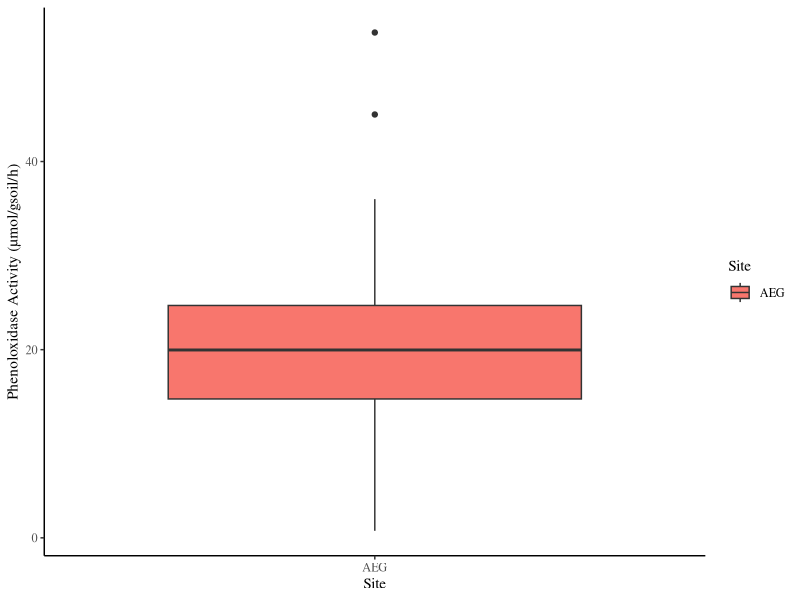
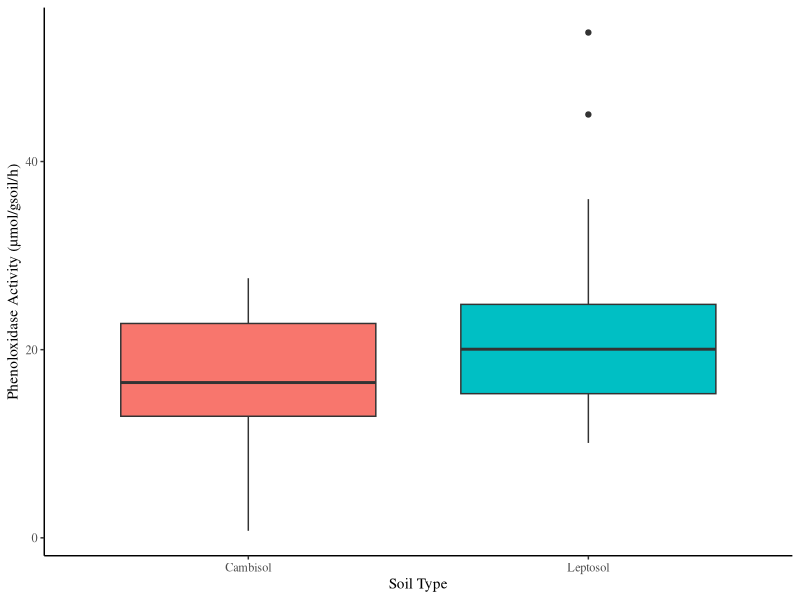
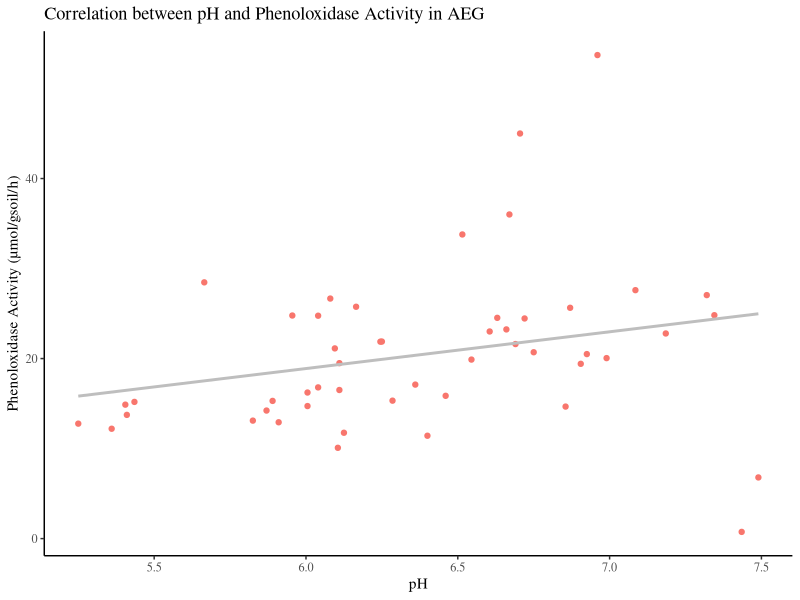
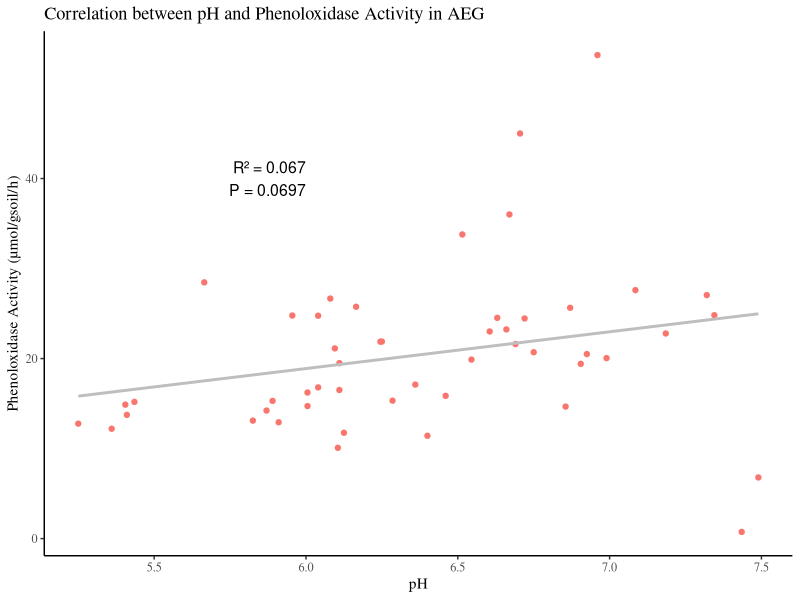
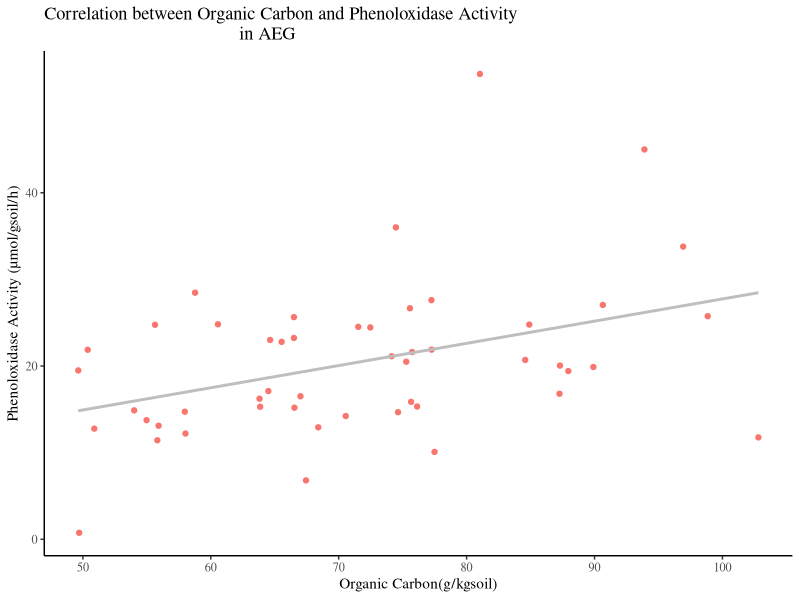
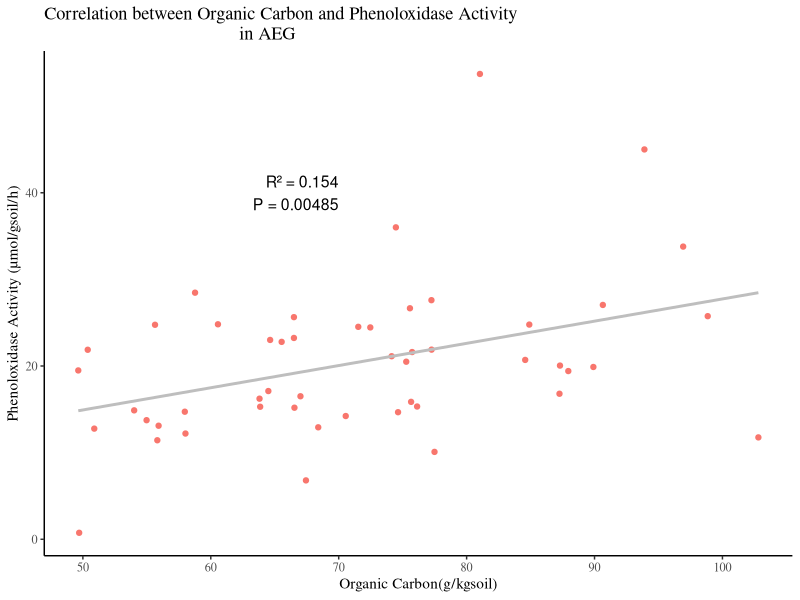
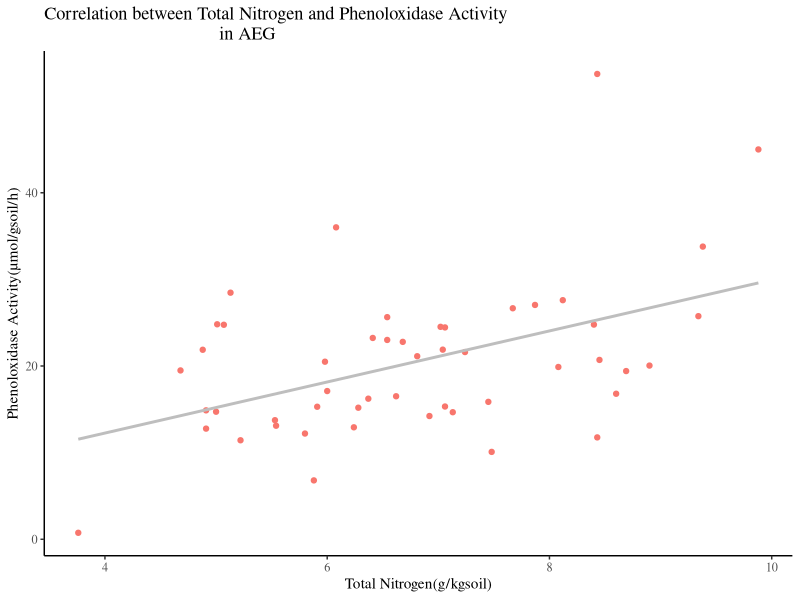
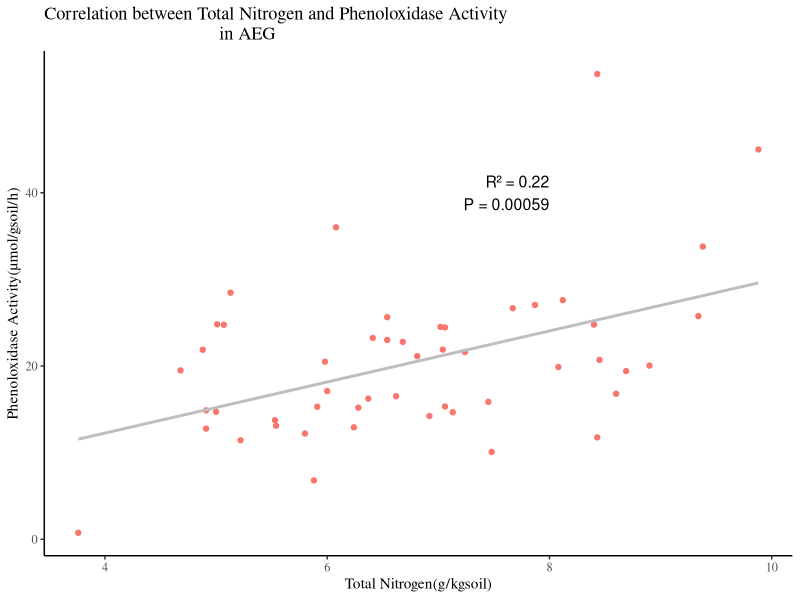

The R source for these figures, in order:
install.packages("tidyverse")
install.packages("dplyr")
install.packages("ggplot2")
install.packages("modeldata")
library(tidyverse)
library(dplyr)
library(ggplot2)
library(modeldata)
library(ggpubr)
library(readr)
library(readxl)
AEG <- read_excel("Phenoloxidase Activity data/AEG.xlsx")
view(AEG)
str(AEG)
head(AEG)
summary(AEG)
glimpse(AEG)

ggplot(AEG, aes(x = Site,
                 y = Phenoloxidase_Activity,
                 fill = Site)) + geom_boxplot()+ 
  labs(x = "Site", y = "Phenoloxidase Activity (µmol/gsoil/h)") +
  theme_classic(base_family = "serif")

ggplot(AEG, aes(x = Soil_Type,
                 y = Phenoloxidase_Activity,
                 fill = Soil_Type)) + geom_boxplot(show.legend = FALSE)+ 
  labs(x = "Soil Type", y = "Phenoloxidase Activity (µmol/gsoil/h)") +
  theme_classic(base_family = "serif")


# Correlation of pH and Phenoloxidase Activity

x <- AEG$pH 
y <- AEG$Phenoloxidase_Activity 
correlation_result <- cor.test(x, y)
print(correlation_result)

r_squared <- correlation_result$estimate^2
print(r_squared)

plot <- ggplot(AEG, aes(x = pH, y = Phenoloxidase_Activity, colour = Site)) +
  geom_point(show.legend = FALSE)  +
  geom_smooth(method = "lm", color = "grey", se = FALSE) +
  labs(title = "Correlation between pH and Phenoloxidase Activity in AEG",
       x = "pH",
       y = "Phenoloxidase Activity (µmol/gsoil/h)") +
  theme_classic(base_family = "serif")

print(plot)


lm_fit <- lm(y ~ x)


summary_fit <- summary(lm_fit)
r_squared <- summary_fit$r.squared
p_value <- summary_fit$coefficients[2, 4]


plot + annotate("text", x = 6, y = 40, 
                label = paste0("R² = ", round(r_squared, 3), 
                               "\nP = ", signif(p_value, 3)),
                hjust = 1, size = 4, color = "black")



# Correlation of Organic carbon and Phenoloxidase Activity

x <- AEG$Organic_C
y <- AEG$Phenoloxidase_Activity 
correlation_result <- cor.test(x, y)
print(correlation_result)

r_squared <- correlation_result$estimate^2
print(r_squared)

plot <- ggplot(AEG, aes(x = Organic_C, y = Phenoloxidase_Activity, colour = Site)) +
  geom_point(show.legend = FALSE) +
  geom_smooth(method = "lm", color = "grey", se = FALSE) +
  labs(title = "Correlation between Organic Carbon and Phenoloxidase Activity 
                                       in AEG",
       x = "Organic Carbon(g/kgsoil)",
       y = "Phenoloxidase Activity (µmol/gsoil/h)") +
  theme_classic(base_family = "serif")

print(plot)

lm_fit <- lm(y ~ x)

summary_fit <- summary(lm_fit)
r_squared <- summary_fit$r.squared
p_value <- summary_fit$coefficients[2, 4]


plot + annotate("text", x = 70, y = 40, 
                label = paste0("R² = ", round(r_squared, 3), 
                               "\nP = ", signif(p_value, 3)),
                hjust = 1, size = 4, color = "black")


# Correlation of Total nitrogen and Phenoloxidase Activity

x <- AEG$Total_N
y <- AEG$Phenoloxidase_Activity 
correlation_result <- cor.test(x, y)
print(correlation_result)

r_squared <- correlation_result$estimate^2
print(r_squared)

plot <- ggplot(AEG, aes(x = Total_N, y = Phenoloxidase_Activity, colour = Site)) +
  geom_point(show.legend = FALSE) +
  geom_smooth(method = "lm", color = "grey", se = FALSE) +
  labs(title = "Correlation between Total Nitrogen and Phenoloxidase Activity 
                                   in AEG",
       x = "Total Nitrogen(g/kgsoil)",
       y = "Phenoloxidase Activity(µmol/gsoil/h)") +
  theme_classic(base_family = "serif")

print(plot)


lm_fit <- lm(y ~ x)


summary_fit <- summary(lm_fit)
r_squared <- summary_fit$r.squared
p_value <- summary_fit$coefficients[2, 4]


plot + annotate("text", x = 8, y = 40, 
                label = paste0("R² = ", round(r_squared, 3), 
                               "\nP = ", signif(p_value, 3)),
                hjust = 1, size = 4, color = "black")


# Correlation of Phenol and Phenoloxidase Activity

x <- AEG$Phenol_Content
y <- AEG$Phenoloxidase_Activity 
correlation_result <- cor.test(x, y)
print(correlation_result)

r_squared <- correlation_result$estimate^2
print(r_squared)

plot <- ggplot(AEG, aes(x = Phenol_Content, y = Phenoloxidase_Activity, colour = Site)) +
  geom_point(show.legend = FALSE) +
  geom_smooth(method = "lm", color = "grey", se = FALSE) +
  labs(title = "Correlation between Phenol Content and Phenoloxidase Activity 
                                        in AEG",
       x = "Phenol Content(µmol/gsoil)",
       y = "Phenoloxidase Activity(µmol/gsoil/h)") +
  theme_classic(base_family = "serif")

print(plot)


lm_fit <- lm(y ~ x)


summary_fit <- summary(lm_fit)
r_squared <- summary_fit$r.squared
p_value <- summary_fit$coefficients[2, 4]


plot + annotate("text", x = 120, y = 40, 
                label = paste0("R² = ", round(r_squared, 6), 
                               "\nP = ", signif(p_value, 3)),
                hjust = 1, size = 4, color = "black")



# Correlation of LUI index 2022 and Phenoloxidase Activity

x <- AEG$LUI_index_2022
y <- AEG$Phenoloxidase_Activity 
correlation_result <- cor.test(x, y)
print(correlation_result)

r_squared <- correlation_result$estimate^2
print(r_squared)

plot <- ggplot(AEG, aes(x = LUI_index_2022, y = Phenoloxidase_Activity, colour = Site)) +
  geom_point(show.legend = FALSE) +
  geom_smooth(method = "lm", color = "grey", se = FALSE) +
  labs(title = "Correlation between LUI index 2022 and Phenoloxidase Activity 
                                       in AEG",
       x = "LUI index 2022",
       y = "Phenoloxidase Activity(µmol/gsoil/h)") +
  theme_classic(base_family = "serif")

print(plot)


lm_fit <- lm(y ~ x)


summary_fit <- summary(lm_fit)
r_squared <- summary_fit$r.squared
p_value <- summary_fit$coefficients[2, 4]


plot + annotate("text", x = 2.3, y = 40, 
                label = paste0("R² = ", round(r_squared, 6), 
                               "\nP = ", signif(p_value, 3)),
                hjust = 1, size = 4, color = "black")

# Correlation of Gazing 2022 and Phenoloxidase Activity

x <- AEG$G_2022
y <- AEG$Phenoloxidase_Activity 
correlation_result <- cor.test(x, y)
print(correlation_result)

r_squared <- correlation_result$estimate^2
print(r_squared)

plot <- ggplot(AEG, aes(x = G_2022, y = Phenoloxidase_Activity, colour = Site)) +
  geom_point(show.legend = FALSE) +
  geom_smooth(method = "lm", color = "grey", se = FALSE) +
  labs(title = "Correlation between Gazing index 2022 and Phenoloxidase 
                                 Activity in AEG",
       x = "Gazing index 2022",
       y = "Phenoloxidase Activity(µmol/gsoil/h)") +
  theme_classic(base_family = "serif")

print(plot)


lm_fit <- lm(y ~ x)


summary_fit <- summary(lm_fit)
r_squared <- summary_fit$r.squared
p_value <- summary_fit$coefficients[2, 4]


plot + annotate("text", x = 6, y = 40, 
                label = paste0("R² = ", round(r_squared, 6), 
                               "\nP = ", signif(p_value, 3)),
                hjust = 1, size = 4, color = "black")

# Correlation of Mowing 2022 and Phenoloxidase Activity

x <- AEG$M_2022
y <- AEG$Phenoloxidase_Activity 
correlation_result <- cor.test(x, y)
print(correlation_result)

r_squared <- correlation_result$estimate^2
print(r_squared)

plot <- ggplot(AEG, aes(x = M_2022, y = Phenoloxidase_Activity, colour = Site)) +
  geom_point(show.legend = FALSE) +
  geom_smooth(method = "lm", color = "grey", se = FALSE) +
  labs(title = "Correlation between Mowing index 2022 and Phenoloxidase 
                              Activity in AEG",
       x = "Mowing index 2022",
       y = "Phenoloxidase Activity(µmol/gsoil/h)") +
  theme_classic(base_family = "serif")

print(plot)


lm_fit <- lm(y ~ x)


summary_fit <- summary(lm_fit)
r_squared <- summary_fit$r.squared
p_value <- summary_fit$coefficients[2, 4]


plot + annotate("text", x = 2, y = 40, 
                label = paste0("R² = ", round(r_squared, 6), 
                               "\nP = ", signif(p_value, 3)),
                hjust = 1, size = 4, color = "black")



# Correlation of Fertilizer 2022 and Phenoloxidase Activity

x <- AEG$F_2022
y <- AEG$Phenoloxidase_Activity 
correlation_result <- cor.test(x, y)
print(correlation_result)

r_squared <- correlation_result$estimate^2
print(r_squared)

plot <- ggplot(AEG, aes(x = F_2022, y = Phenoloxidase_Activity, colour = Site)) +
  geom_point(show.legend = FALSE) +
  geom_smooth(method = "lm", color = "grey", se = FALSE) +
  labs(title = "Correlation between Fertilizer index 2022 and Phenoloxidase 
                            Activity in AEG",
       x = "Fertilizer index 2022",
       y = "Phenoloxidase Activity(µmol/gsoil/h)") +
  theme_classic(base_family = "serif")

print(plot)


lm_fit <- lm(y ~ x)


summary_fit <- summary(lm_fit)
r_squared <- summary_fit$r.squared
p_value <- summary_fit$coefficients[2, 4]


plot + annotate("text", x = 3, y = 40, 
                label = paste0("R² = ", round(r_squared, 6), 
                               "\nP = ", signif(p_value, 3)),
                hjust = 1, size = 4, color = "black")


#loading the appropriate libaries
library (datasets)
library(ggplot2)
library(multcompView)
library(dplyr)


##Soil Type##

#analysis of variance
anova_result <- aov (Phenoloxidase_Activity ~ Soil_Type , data = AEG)
summary(anova_result)

#Tukey's test
tukey_result <- TukeyHSD(anova_result)
print(tukey_result)

#compact letter display
cld <- multcompLetters4(anova_result,tukey_result)
print(cld)

#table with factors and 3rd quantile
Tk <- group_by(AEG,Soil_Type) %>%
  summarise(mean = mean(Phenoloxidase_Activity), quant = quantile(Phenoloxidase_Activity, probs= 0.75)) %>%
  arrange(desc(mean))

#extracting the compact letter display and adding to the Tk table 
cld <- as.data.frame.list(cld$Soil_Type)
Tk$cld <- cld$Letters
print(Tk)

#boxplot
soil_colors <- c("Cambisol" = "orange", "Albeluvisol" = "grey", 
                 "Gleysol" = "greenyellow", "Histosol" = "limegreen", 
                 "Leptosol" = "cyan", "Luvisol" = "gold",
                 "Stagnosol" = "purple", "Vertisol" = "magenta")

ggplot(AEG, aes(x = Soil_Type, y = Phenoloxidase_Activity, fill = Soil_Type)) +
  geom_boxplot(show.legend = FALSE) + 
  scale_fill_manual(values = soil_colors) +
  labs(title = "Phenoloxidase Activity by Soil Type in AEG",
       x = "Soil Type",
       y = "Phenoloxidase Activity(µmol/gsoil/h)") +
  theme_classic(base_family = "serif") +
  geom_text(data= Tk, aes(label=cld, x= Soil_Type, y = quant),
            vjust = -1, hjust = -1, size = 3) 
